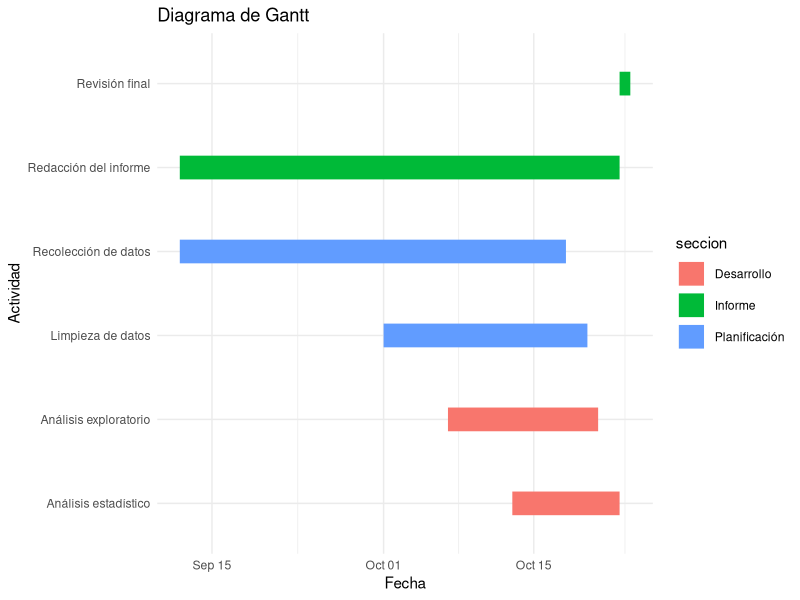
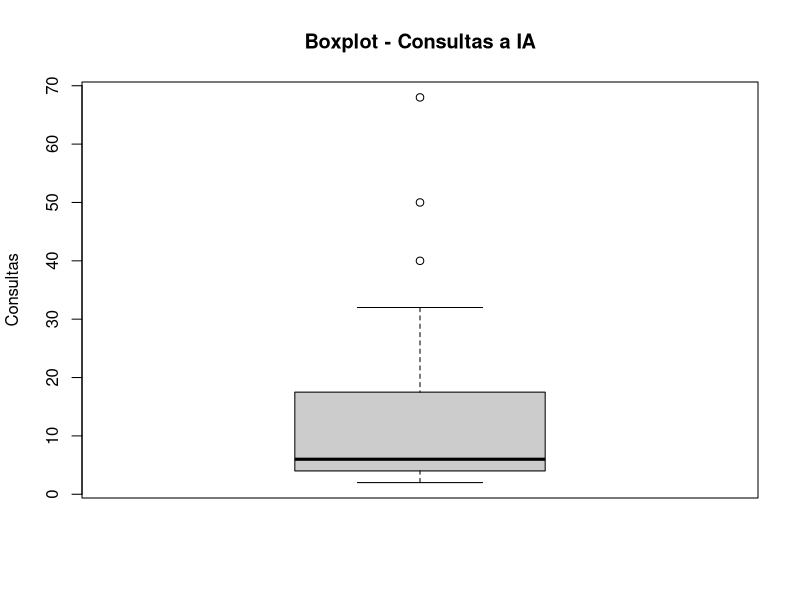
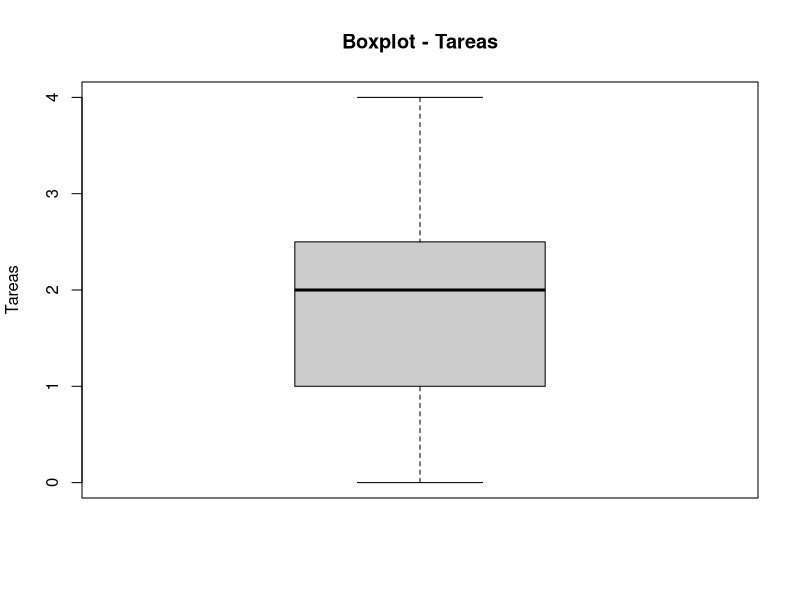
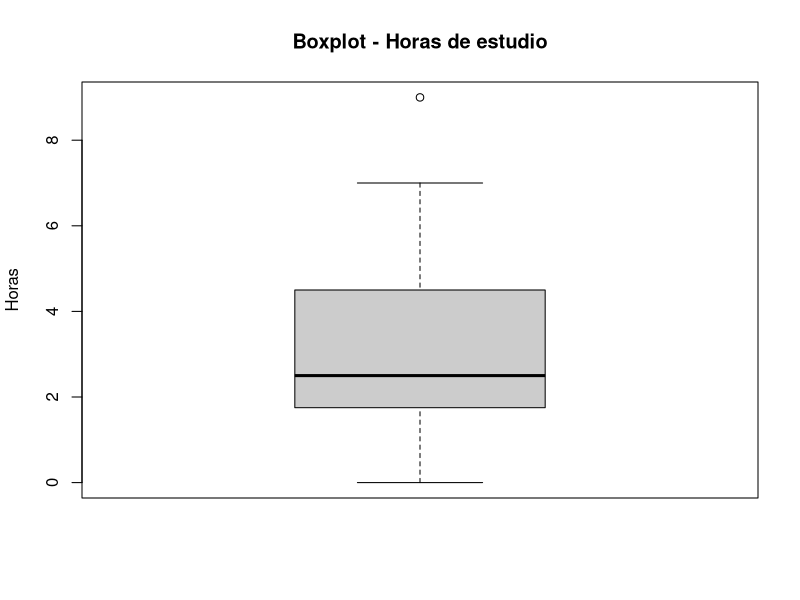
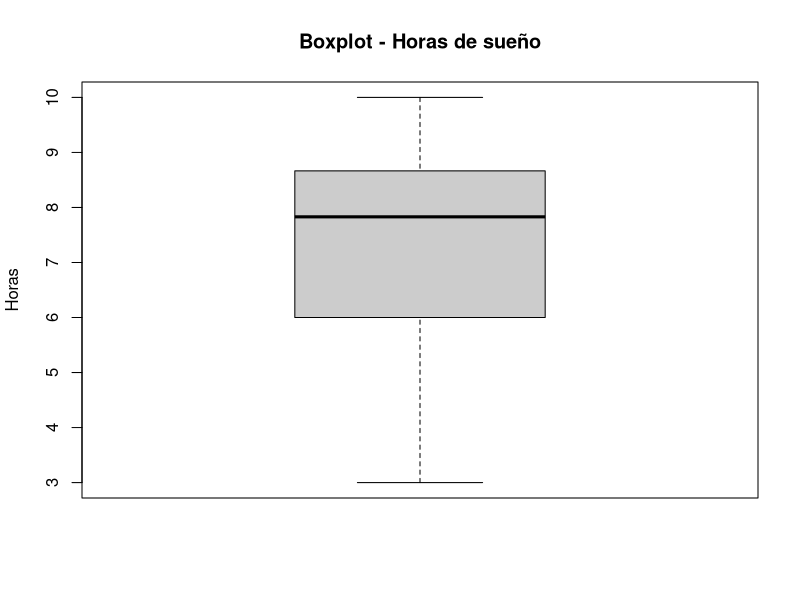
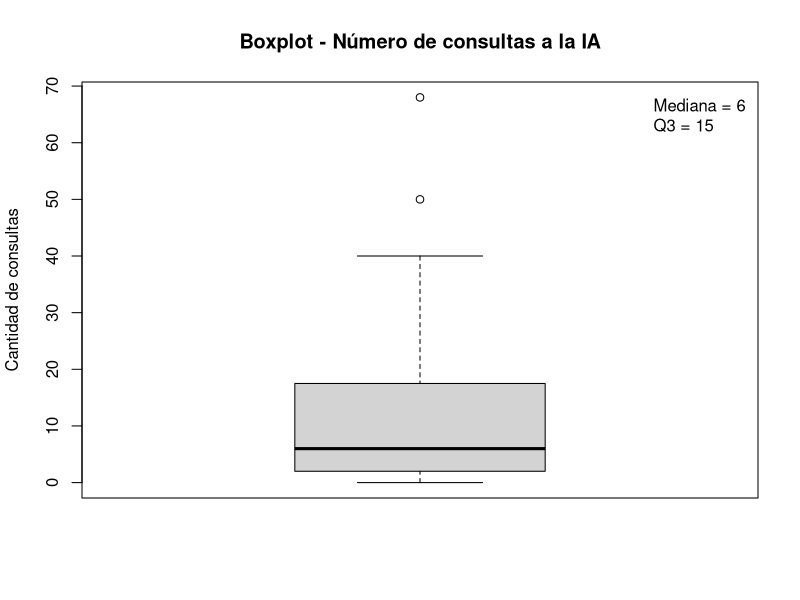
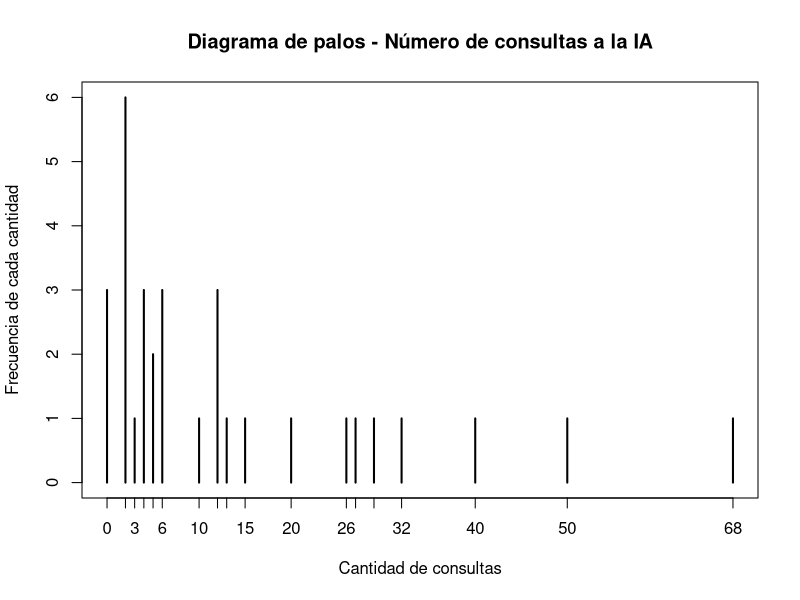
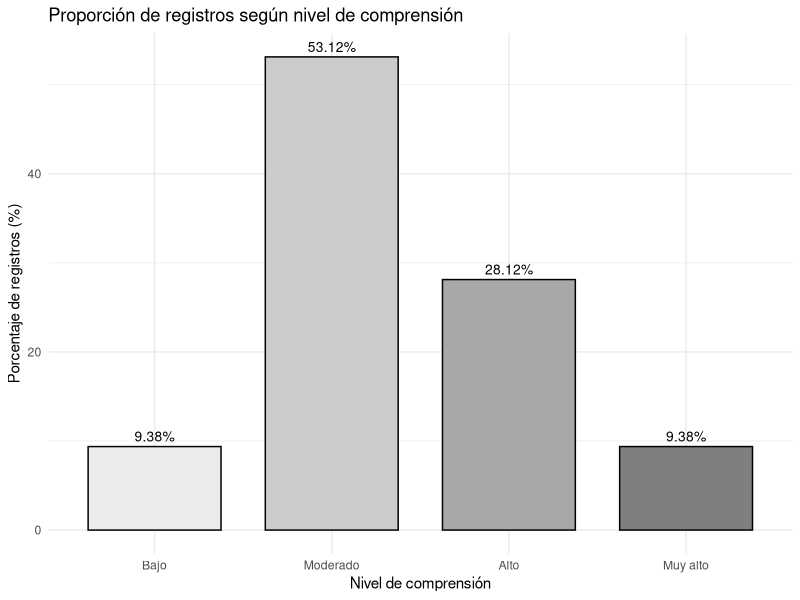

The R script that drew these images, in order:
## ---- chunk 1
library(readr)
library(dplyr)
library(tidyverse)
library(ggplot2)

tareas <- data.frame(
  tarea = c(
    "Recolección de datos",
    "Limpieza de datos",
    "Análisis exploratorio",
    "Análisis estadístico",
    "Redacción del informe",
    "Revisión final"
  ),
  inicio = as.Date(c(
    "2026-09-12", "2026-10-01", "2026-10-07", "2026-10-13", "2026-09-12", "2026-10-23"
  )),
  fin = as.Date(c(
    "2026-10-18", "2026-10-20", "2026-10-21", "2026-10-23", "2026-10-23", "2026-10-24"
  )),
  seccion = c(
    "Planificación",
    "Planificación",
    "Desarrollo",
    "Desarrollo",
    "Informe",
    "Informe"
  )
)

ggplot(tareas,
       aes(x = inicio,
           xend = fin,
           y = tarea,
           yend = tarea,
           color = seccion)) +
  geom_segment(linewidth = 8) +
  labs(title = "Diagrama de Gantt",
       x = "Fecha",
       y = "Actividad") +
  theme_minimal()
## ---- chunk 2
library(readr)
library(dplyr)
library(tidyverse)
library(ggplot2)

DF <- read_csv("RespuestasDiario.csv")
## ---- chunk 3
names(DF)
DFL <- DF
## ---- chunk 4
DFL %>% rename(hora = `Marca temporal`
               , consultas = `¿Cuántas consultas a una IA realizaste hoy?`
               , uso = `¿Cuál fue el uso principal que le diste a la IA hoy?`
               , satisfaccion = `¿Qué nivel de satisfacción tienes con tu avance académico de hoy?`
               , tareas = `¿En cuántas tareas de hoy el uso de la IA te ahorró tiempo?`
               , curso = `¿Cuál es el código del curso sobre el que hiciste la mayoría de tus consultas a la IA hoy?`
               , estudio = `¿Cuántas horas efectivas de estudio acumulaste el día de hoy?`
               , sueno = `¿Cuántas horas dormiste la noche pasada?`
               , comprension = `¿Qué nivel de comprensión tuviste de las actividades académicas que realizaste hoy?`
               , email = `Dirección de correo electrónico`) -> DFL
## ---- chunk 5
DFL <- DFL[, c("hora", "consultas", "uso", "satisfaccion", "tareas", "curso", "estudio", "sueno", "comprension", "email")]
names(DFL)
## ---- chunk 6
DFAuxiliar <- read_csv("CorreosGrupo.csv")
## ---- chunk 7
DFL <- inner_join(DFL, DFAuxiliar, by = "email")
## ---- chunk 8
dim(DFL)
head(DFL)
sapply(DFL, class)
## ---- chunk 9
colSums(is.na(DFL))
## ---- chunk 10
round(colSums(is.na(DFL)) / nrow(DFL) * 100, 2)
## ---- chunk 11
sum(DFL$consultas == 0, na.rm = TRUE)
## ---- chunk 12
sum(DFL$tareas == 0, na.rm = TRUE)
## ---- chunk 13
sum(DFL$estudio == 0, na.rm = TRUE)
## ---- chunk 14
sum(DFL$sueno == 0, na.rm = TRUE)
## ---- chunk 15
unique(DFL$comprension)
## ---- chunk 16
length(unique(DFL$sueno))
unique(DFL$sueno)
## ---- chunk 17
length(unique(DFL$estudio))
unique(DFL$estudio)
## ---- chunk 18
length(unique(DFL$curso))
## ---- chunk 19
length(unique(DFL$tareas))
sort(unique(DFL$tareas))
## ---- chunk 20
unique(DFL$satisfaccion)
## ---- chunk 21
length(unique(DFL$uso))
## ---- chunk 22
length(unique(DFL$consultas))
## ---- chunk 23

#Se hace el filtrado por horas teniendo en cuenta que se guarda en el formato de 24 horas por lo que solo acotamos desde 21.5 o sea 9:30 

DFL1<-DFL%>%filter(!(((hour(dmy_hms(hora)) + minute(dmy_hms(hora))/60) < 21.5))) %>% 

# en caso de superesswarnings es para evitar que arroje errores en consultas debido a que permite ingreso de datos vacíos por lo que se trata de convertir a numero y de ahí vemos si es NA e invirtiendo mediante ! para quedarnos con los que si cumplan eso  
  
filter(!is.na(suppressWarnings(as.numeric(consultas))), 

# Repetimos el mismo tipo de filtrado con respecto a la variable tareas, sueno y estudio 

!is.na(suppressWarnings(as.numeric(tareas))),                                   
!is.na(suppressWarnings(as.numeric(estudio))),                           !is.na(suppressWarnings(as.numeric(sueno))))%>% 
  
#verificamos que las consultas y tareas sean números enteros 

filter(as.numeric(consultas)%%1==0, 
       as.numeric(tareas)%%1==0)

## ---- chunk 24
  DF2<-DFL1%>%mutate(
  
  # se arma el primer filtro para normalizar uso
  uso_= chartr("áéíóúÁÉÍÓÚ", "aeiouAEIOU", tolower(uso)),
  
  # el segundo filtro para la búsqueda de palabras clave 
  usoC= str_detect(uso_,regex("\\b(ia|no|use|ningun[oa])\\b",ignore_case = TRUE)),
  
  # el tercer filtro ayuda a buscar datos no validos y validar los mismos
  cursoC = is.na(curso) | str_detect(curso, "^[ -]*$") | 
  str_detect(curso, "^[A-Za-z]{2}\\d{4}$"),
  
  # el cuarto filtro verifica las consultas y une con validacion de curso
  filtro=!usoC&cursoC&(as.numeric(consultas)>0|as.numeric(tareas)>0),
  
  # se aplica el filtro para cada dato relacionado
  uso = if_else(filtro, uso,NA_character_),
  
  consultas=if_else(filtro,consultas,NA_integer_),   
  
  tareas= if_else(filtro,tareas,NA_integer_),
  
  curso = if_else(filtro,curso,NA_character_)
  ) %>% select(-filtro, -usoC,-cursoC,-uso_)  
# después se borra las columnas auxiliares     
DF2$curso<-toupper(DF2$curso)
DF2$uso<-tolower(DF2$uso)
## ---- chunk 25
# Número de consultas a IA
boxplot(DF2$consultas,
        main = "Boxplot - Consultas a IA",
        ylab = "Consultas",
        col = "gray80")

boxplot.stats(DF2$consultas)$out
## ---- chunk 26
# Número de tareas donde la IA ahorró tiempo
boxplot(DF2$tareas,
        main = "Boxplot - Tareas",
        ylab = "Tareas",
        col = "gray80")

boxplot.stats(DF2$tareas)$out
## ---- chunk 27
# Horas efectivas de estudio
boxplot(DF2$estudio,
        main = "Boxplot - Horas de estudio",
        ylab = "Horas",
        col = "gray80")
        
boxplot.stats(DF2$estudio)$out
## ---- chunk 28
# Horas de sueño
boxplot(DF2$sueno,
        main = "Boxplot - Horas de sueño",
        ylab = "Horas",
        col = "gray80")

boxplot.stats(DF2$sueno)$out
## ---- chunk 29
# Variabilidad de las consultas
range(DF2$consultas, na.rm = TRUE)
var(DF2$consultas, na.rm = TRUE)
sd(DF2$consultas, na.rm = TRUE)
IQR(DF2$consultas, na.rm = TRUE)
sd(DF2$consultas, na.rm = TRUE) / mean(DF2$consultas, na.rm = TRUE)
## ---- chunk 30
# Variabilidad de las tareas
range(DF2$tareas, na.rm = TRUE)
var(DF2$tareas, na.rm = TRUE)
sd(DF2$tareas, na.rm = TRUE)
IQR(DF2$tareas, na.rm = TRUE)
sd(DF2$tareas, na.rm = TRUE) / mean(DF2$tareas, na.rm = TRUE)
## ---- chunk 31
# Variabilidad de las horas de estudio
range(DF2$estudio, na.rm = TRUE)
var(DF2$estudio, na.rm = TRUE)
sd(DF2$estudio, na.rm = TRUE)
IQR(DF2$estudio, na.rm = TRUE)
sd(DF2$estudio, na.rm = TRUE) / mean(DF2$estudio, na.rm = TRUE)
## ---- chunk 32
# Variabilidad de las horas de sueño
range(DF2$sueno, na.rm = TRUE)
var(DF2$sueno, na.rm = TRUE)
sd(DF2$sueno, na.rm = TRUE)
IQR(DF2$sueno, na.rm = TRUE)
sd(DF2$sueno, na.rm = TRUE) / mean(DF2$sueno, na.rm = TRUE)
## ---- chunk 33
# Frecuencia del principal uso de IA (de mayor a menor)
length(unique(na.omit(DF2$uso)))
head(sort(table(DF2$uso), decreasing = TRUE), 4)
round(head(sort(prop.table(table(DF2$uso)), decreasing = TRUE), 4) * 100, 2)
## ---- chunk 34
# Frecuencia del nivel de satisfacción
table(DF2$satisfaccion)
prop.table(table(DF2$satisfaccion)) * 100
## ---- chunk 35
# Frecuencia del nivel de comprensión (en su orden natural)
niveles <- c("Muy bajo", "Bajo", "Moderado", "Alto", "Muy alto")
table(factor(DF2$comprension, levels = niveles))
prop.table(table(factor(DF2$comprension, levels = niveles))) * 100
## ---- chunk 36
tabla_NA <- data.frame(
  Variable = names(DF2),
  Cantidad_NA = colSums(is.na(DF2)),
  Porcentaje_NA = round(colSums(is.na(DF2)) / nrow(DF2) * 100, 2),
  row.names = NULL
)
tabla_NA
## ---- chunk 37
#Revisamos si los NAs están en una mismo registro
table(rowSums(is.na(DF2)))
#Impacto si eliminamos los NAs
nrow(DF2)
nrow(na.omit(DF2))
round((1 - nrow(na.omit(DF2)) / nrow(DF2)) * 100, 2)
## ---- chunk 38
# DF2 sale de DFL1 sin filtrar filas, recuperamos de DFL1 los valores que el Paso 3 convirtió a NA
nrow(DFL1) == nrow(DF2)

diagnostico <- DF2 %>%
  mutate(
    # Valores originales, antes del Paso 3
    consultas_orig = as.numeric(DFL1$consultas),
    tareas_orig    = as.numeric(DFL1$tareas),
    uso_orig       = as.character(DFL1$uso),
    curso_orig     = as.character(DFL1$curso),

    # ¿El estudiante declaró alguna actividad con IA ese día?
    hubo_actividad = consultas_orig > 0 | tareas_orig > 0,

    # Motivo por el que el registro quedó incompleto
    motivo = case_when(
      !is.na(uso)     ~ "Completo",
      !hubo_actividad ~ "Sin uso de IA",
      consultas_orig == 0 & is.na(uso_orig) ~ "Sin uso de IA",
      TRUE            ~ "Curso fuera de formato"
    )
  )

table(diagnostico$motivo)
## ---- chunk 39
# Perfil de cada grupo según las consultas que realmente declararon
diagnostico %>%
  filter(motivo != "Completo") %>%
  group_by(motivo) %>%
  summarise(
    n = n(),
    consultas_min   = min(consultas_orig),
    consultas_max   = max(consultas_orig),
    consultas_media = round(mean(consultas_orig), 1)
  )
## ---- chunk 40
DF_GesNulos <- diagnostico %>%
  mutate(
    #Indicador de uso de IA, según el motivo y no según si había NA
    uso_ia = factor(if_else(motivo != "Sin uso de IA", "Usó IA", "No usó IA"),
                    levels = c("Usó IA", "No usó IA")),

    # Si no usó IA, el valor verdadero es 0 
    # Cuantitativas discretas: 
    consultas = if_else(motivo == "Sin uso de IA", 0, consultas_orig),
    consultas= as.integer(consultas),
    tareas    = if_else(motivo == "Sin uso de IA", 0, tareas_orig),
    tareas= as.integer(tareas),
    # Cualitativa nominal
    uso   = if_else(motivo == "Sin uso de IA", "No usó IA", uso_orig),
    uso = factor(uso,levels=unique(uso)),
    

  # Solo el curso se marca como inválido; el resto de datos se conserva
    curso = case_when(
      motivo == "Sin uso de IA"          ~ "No aplica",
      motivo == "Curso fuera de formato" ~ "Sin código válido",
      TRUE                               ~ curso_orig
    ),
      curso = factor(curso,levels=unique(curso)),

    # Cuantitativas continuas
    estudio = as.numeric(estudio),
    sueno   = as.numeric(sueno),

    # Ordinal con levels
    comprension = factor(comprension,
                         levels = c("Muy bajo", "Bajo", "Moderado", "Alto", "Muy alto"),
                         ordered = TRUE),

    satisfaccion = factor(satisfaccion, levels = 1:5, ordered = TRUE),

    # Identificador
    Grupo = factor(Grupo)
  ) %>%
# Se borran las columnas que solo sirvieron para el diagnóstico
  select(-consultas_orig, -tareas_orig, -uso_orig, -curso_orig,
         -hubo_actividad, -motivo)
## ---- chunk 41
# Verificamos que no quede ningún NA ni se hayan perdido filas
sum(is.na(DF_GesNulos))
nrow(DF_GesNulos)
table(DF_GesNulos$uso_ia)
## ---- chunk 42
DF3 <- DF_GesNulos %>%
  select(consultas, uso, satisfaccion, tareas, curso,
         estudio, sueno, comprension, uso_ia)

    dim(DF3)
    sapply(DF3, function(x) class(x)[1])
    sum(is.na(DF3))
## ---- chunk 43
# Cuántas observaciones sobreviven a cada etapa del proceso
trazabilidad <- data.frame(
  Etapa = c("Base cruda (DF)", "Subset y join (DFL)", "Normalización (DFL1)",
            "Criterios (DF2)", "Gestión de nulos (DF3)"),
  Observaciones = c(nrow(DF), nrow(DFL), nrow(DFL1), nrow(DF2), nrow(DF3))
)
# Qué porcentaje de la base original representa cada etapa
trazabilidad$Retencion <- round(trazabilidad$Observaciones / nrow(DF) * 100, 2)
trazabilidad
## ---- chunk 44
# Mismo diagnóstico del Paso 1, ahora sobre la base limpia.
radiografia <- data.frame(
  Variable = names(DF3),
  Tipo = sapply(DF3, function(x) class(x)[1]),
  NA_total = colSums(is.na(DF3)),
  Porcentaje_NA = round(colSums(is.na(DF3)) / nrow(DF3) * 100, 2),
  Unicos = sapply(DF3, function(x) length(unique(x))),
  row.names = NULL
)
radiografia
## ---- chunk 45
# Conteo de ceros en cada numérica
sum(DF3$consultas == 0)
sum(DF3$tareas == 0)
sum(DF3$estudio == 0)
sum(DF3$sueno == 0)
## ---- chunk 46
# Verificamos que ninguna numérica se salga de los rangos del codebook.

data.frame(
  Variable = c("consultas", "tareas", "estudio", "sueno"),
  Restriccion = c("x >= 0", "x >= 0", "x >= 0", "0 <= x <= 24"),
  Minimo = c(min(DF3$consultas), min(DF3$tareas), min(DF3$estudio), min(DF3$sueno)),
  Maximo = c(max(DF3$consultas), max(DF3$tareas), max(DF3$estudio), max(DF3$sueno)),
  Cumple = c(all(DF3$consultas >= 0), all(DF3$tareas >= 0), all(DF3$estudio >= 0),
             all(DF3$sueno >= 0 & DF3$sueno <= 24))
)
## ---- chunk 47
# Filas idénticas en todas sus columnas
sum(duplicated(DF_GesNulos))
# El diseño es longitudinal, cada estudiante debe tener un solo registro por día.
DF_GesNulos %>%
  mutate(fecha = substr(hora, 1, 10)) %>%
  count(email, fecha) %>%
  filter(n > 1)
## ---- chunk 48
# Observaciones limpias que aportó cada grupo
DF_GesNulos %>% count(Grupo)
## ---- chunk 49
# Filtro sobre nuestro grupo
GRUPO <- 6
DF3_grupo <- DF_GesNulos %>% filter(Grupo == GRUPO)

nrow(DF3_grupo)
DF3_grupo %>% count(email)
## ---- chunk 50
n_distinct(DF_GesNulos$email)
## ---- chunk 51
sd(DF3$consultas, na.rm = T) / abs(mean(DF3$consultas, na.rm = T))
## ---- chunk 52
boxplot(DF3$consultas,
        main = "Boxplot - Número de consultas a la IA",
        ylab = "Cantidad de consultas")
legend("topright",
       legend = paste("Mediana =", median(DF3$consultas, na.rm = TRUE), "\nQ3 =", quantile(DF3$consultas, 0.75, na.rm = T, type = 3)), bty = "n")
## ---- chunk 53
plot(table(DF3$consultas),
        main = "Diagrama de palos - Número de consultas a la IA",
        xlab = "Cantidad de consultas",
        ylab = "Frecuencia de cada cantidad")
## ---- chunk 54
table(DF3$comprension)
round(prop.table(table(DF3$comprension)) * 100, 2)
round(cumsum(prop.table(table(DF3$comprension))) * 100, 2)
## ---- chunk 55
DF3 %>%
  count(comprension) %>%
  mutate(p = n / sum(n) * 100) %>%
  ggplot(aes(x = comprension, y = p, fill = comprension)) +
  geom_col(color = "black", width = 0.75) +
  geom_text(aes(label = paste0(round(p, 2), "%")), vjust = -0.5, size = 3.5) +
  scale_fill_manual(values = c("gray92", "gray80", "gray66", "gray50", "gray35")) +
  labs(title = "Proporción de registros según nivel de comprensión",
       x = "Nivel de comprensión", y = "Porcentaje de registros (%)") +
  theme_minimal() +
  theme(legend.position = "none")
## ---- chunk 56
summary(DF3$sueno)
round(sd(DF3$sueno),2)
IQR(DF3$sueno)
round(sd(DF3$sueno) / mean(DF3$sueno),2) #CV
## ---- chunk 57
boxplot(DF3$sueno,
        main = "Horas de sueño",
        ylab = "Horas",
        col = "gray80")
## ---- chunk 58
hist(DF3$sueno,
     main = "Horas de sueño",
     xlab = "Horas",
     col = "gray80",
     ylab = "Frecuencia")
axis(1, at = 0:ceiling(max(DF3$sueno)))
abline(v = mean(DF3$sueno, na.rm = TRUE), col = "firebrick", lwd = 2, lty = 2)
legend("topright",
       legend = paste("Media =", round(mean(DF3$sueno, na.rm = TRUE), 2)),
       col = "firebrick", lty = 2, lwd = 2, bty = "n")
## ---- chunk 59
boxplot(consultas ~ satisfaccion, data = DF3,
        main = "Nivel de satisfacción vs Número de consultas",
        xlab = "Nivel de satisfacción",
        ylab = "Cantidad de consultas",
        varwidth = T)
## ---- chunk 60
quantile(DF3$consultas[DF3$satisfaccion == 3], 0.3, na.rm = T, type = 3)
quantile(DF3$consultas[DF3$satisfaccion == 4], 0.3, na.rm = T, type = 3)
quantile(DF3$consultas[DF3$satisfaccion == 5], 0.3, na.rm = T, type = 3)
## ---- chunk 61
cor.test(DF3$consultas,DF3$estudio,method="spearman")
## ---- chunk 62
ggplot(DF3, aes(x = consultas, y = estudio)) +
  geom_point(color = "navy", size = 2.5) +
  labs(
    title = "Consultas vs. horas de estudio",
    x = "Consultas a la IA",
    y = "Horas de estudio"
  )
## ---- chunk 63
DFC <- DF3[DF3$uso_ia == "Usó IA", ]
DFC$curso <- toupper(DFC$curso)
DFC$uso <- as.character(DFC$uso)
DFC <- DFC[DFC$curso %in% c("CC1105", "CS2031", "CC2101", "CS2013"), ]
DFC <- DFC[DFC$uso %in% c("Resolver ejercicios", "Resumir", "Programar", "Redactar"), ]
nrow(DFC)
## ---- chunk 64
tabla <- table(DFC$curso, DFC$uso)
tabla
round(prop.table(tabla, 1) * 100, 2)
## ---- chunk 65
DFC %>%
  count(curso, uso) %>%
  group_by(curso) %>%
  mutate(p = n / sum(n) * 100) %>%
  ggplot(aes(x = curso, y = p, fill = uso)) +
  geom_col(width = 0.75) +
  geom_text(aes(label = paste0(round(p, 1), "%")),
            position = position_stack(vjust = 0.5), size = 3) +
  scale_fill_manual(values = c("gray92", "gray78", "gray64", "gray50")) +
  labs(title = "Proporción de usos de la IA según el curso",
       x = "Curso", y = "Porcentaje de registros (%)", fill = "Uso principal") +
  theme_minimal()
## ---- chunk 66
DF3 %>%
  filter(uso_ia == "Usó IA") %>%
  mutate(
    uso_g = if_else(uso %in% c("Resolver ejercicios", "Resumir",
                                "Programar", "Redactar", "No usó IA"),
                     as.character(uso), "Otros"),
    ahorro = if_else(tareas == 0, "Sin tareas ahorradas", "Con tareas ahorradas")
  ) %>%
  count(uso_g, ahorro) %>%
  tidyr::pivot_wider(names_from = ahorro, values_from = n, values_fill = 0) %>%
  {
    tabla <- .[, c("uso_g", "Sin tareas ahorradas", "Con tareas ahorradas")]
    m <- t(as.matrix(tabla[, -1]))
    colnames(m) <- tabla$uso_g
    barplot(m,
            main = "Tareas ahorradas según el uso de IA",
            ylab = "Cantidad de registros",
            xlab = "Uso principal",
            col = c("gray85", "gray45"))
    legend("topleft",
           legend = c("Sin ahorro", "Con ahorro"),
           fill = c("gray85", "gray45"),
           cex = 0.8)
  }
## ---- chunk 67
DF3 %>%
  filter(uso_ia == "Usó IA") %>%
  mutate(uso_g = if_else(uso %in% c("Resolver ejercicios", "Resumir",
                                     "Programar", "Redactar", "No usó IA"),
                          as.character(uso), "Otros")) %>%
  group_by(uso_g) %>%
  summarise(
    registros   = n(),
    ta_ahorrada = round(mean(tareas > 0, na.rm = TRUE) * 100,2),

  ) %>%
  rename(Uso = uso_g)
## ---- chunk 68
boxplot(sueno ~ comprension, data = DF3,
        main = "Sueño según comprensión",
        xlab = "Comprensión",
        ylab = "Horas de sueño",
        col = c("gray92", "gray80", "gray66", "gray50", "gray35"))
abline(h = mean(DF3$sueno, na.rm = TRUE), col = "firebrick", lwd = 2, lty = 2)
legend("topright",
       legend = paste("Media =", round(mean(DF3$sueno, na.rm = TRUE), 2)),
       col = "firebrick", lty = 2, lwd = 2, bty = "n")
## ---- chunk 69
DF3%>%group_by(comprension)%>% summarise(n=n(),
    Q1= quantile(sueno, 0.25, na.rm = TRUE),
    Mediana = quantile(sueno, 0.5 ,na.rm = TRUE),
    Q3= quantile(sueno, 0.75, na.rm = TRUE),
    RIC     = IQR(sueno, na.rm = TRUE),
    Media = mean(sueno,na.rm=TRUE),
    CV = (sd(sueno,na.rm=TRUE)/mean(sueno,na.rm=TRUE))
                                         )
## ---- chunk 70
GRUPO <- 6
DF3_grupo <- DF_GesNulos %>% filter(Grupo == GRUPO)
nrow(DF3_grupo)
## ---- chunk 71
consultas_cat <- cut(DF3$consultas,
                     breaks = c(0, 1, 11, 21, 31, Inf),
                     right = FALSE,
                     labels = c("Sin uso", "Bajo", "Moderado",
                                "Frecuente", "Muy frecuente"))

frec_con <- table(consultas_cat)
prob_con <- prop.table(frec_con)
frec_con
round(prob_con, 4)
## ---- chunk 72
sum(prob_con)
## ---- chunk 73
barplot(prob_con,
        main = "Probabilidad empírica del nivel de uso de IA",
        xlab = "Nivel de uso (según número de consultas)",
        ylab = "Probabilidad",
        col = "gray70",
        ylim = c(0, 0.6))
## ---- chunk 74
frec_sat <- table(DF3$satisfaccion)
prob_sat <- prop.table(frec_sat)
frec_sat
round(prob_sat, 4)
## ---- chunk 75
sum(prob_sat)
## ---- chunk 76
barplot(prob_sat,
        main = "Probabilidad empírica de la variable satisfacción",
        xlab = "Nivel de satisfacción (1 = muy baja, 5 = muy alta)",
        ylab = "Probabilidad",
        col = "gray70",
        ylim = c(0, 0.6))
## ---- chunk 77
P_A = nrow(DF3 %>% filter(comprension == "Alto")) / nrow(DF3)
paste("Probabilidad de A:", P_A)
## ---- chunk 78
P_B = nrow(DF3 %>% filter(5 <= consultas & consultas <= 15)) / nrow(DF3)
paste("Probabilidad de B:", P_B)
## ---- chunk 79
P_A_dado_B = nrow(DF3 %>% filter(5 <= consultas & consultas <= 15 & comprension == "Alto")) / nrow(DF3 %>% filter(5 <= consultas & consultas <= 15))

P_A_dado_B
## ---- chunk 80
P_A_inter_B<- nrow(DF3 %>% filter(5 <= consultas & consultas <= 15 & comprension == "Alto")) / nrow(DF3)
round(P_A_inter_B,2) == round(P_A* P_B,2)
round(P_A_inter_B,3) == round(P_A* P_B,3)
P_A_dado_B==P_A
## ---- chunk 81

P_A_U_B<-P_A+P_B-P_A_inter_B
P_A_comp<-1-P_A
P_B_comp<-1-P_B

#leyes de morgan

P_A_U_B_comp<-1-P_A_U_B
P_A_inter_B_comp<-1-P_A_inter_B
P_A_U_B
P_A_comp
P_B_comp
P_A_U_B_comp
P_A_inter_B_comp
## ---- chunk 82
P_B_dado_A = nrow(DF3 %>% filter(5 <= consultas & consultas <= 15 & comprension == "Alto")) / nrow(DF3 %>% filter(comprension == "Alto"))

P_B_dado_A
## ---- chunk 83
P_B_dado_noA = nrow(DF3 %>% filter(5 <= consultas & consultas <= 15 & comprension != "Alto")) / nrow(DF3 %>% filter(comprension != "Alto"))

P_B_dado_noA
## ---- chunk 84
( P_B_dado_A * P_A ) / ( P_B_dado_A * P_A + P_B_dado_noA * P_A_comp)
## ---- chunk 85
P_A_dado_B
## ---- chunk 86
exito <- DF3$consultas > 20
p <- mean(exito)
q <- 1 - p
## ---- chunk 87
N <- length(exito)
k_all <- 1:N
pmf <- dgeom(k_all - 1, p)
cdf_izq <- pgeom(k_all - 1, p)        # P(X <= k)
cdf_der <- q^(k_all - 1)              # P(X >= k)
sum(pmf)                              # validación: ≈ 1

espera <- diff(c(0, which(exito)))
ks <- 1:20
emp <- sapply(ks, function(i) mean(espera == i))

par(mfrow = c(1, 2))

# Distribución completa (1 a N)
plot(k_all, pmf, type = "h", xlab = "k", ylab = "P(X = k)",
     main = "Distribución completa (1 a N)")

## ---- chunk 88
# Zoom: teórica vs. empírica
plot(ks, pmf[ks], type = "h", lwd = 3, xlab = "k", ylab = "P(X = k)",
     ylim = c(0, max(pmf[ks], emp)),
     main = "Zoom: teórica vs. empírica")
points(ks, emp, pch = 16, col = "firebrick")
abline(v = 1/p, lty = 2, col = "gray40")
legend("topright", legend = c("Teórica", "Empírica", "E(X)"),
       lty = c(1, NA, 2), pch = c(NA, 16, NA),
       col = c("black", "firebrick", "gray40"), bty = "n")

par(mfrow = c(1, 1))
## ---- chunk 89
# Acumulada hacia la izquierda
plot(ks, cdf_izq[ks], type = "s", xlab = "k", ylab = "P(X <= k)",
     main = "Acumulada hacia la izquierda")
## ---- chunk 90
# Acumulada hacia la derecha
plot(ks, cdf_der[ks], type = "s", xlab = "k", ylab = "P(X >= k)",
     main = "Acumulada hacia la derecha")
## ---- chunk 91
data.frame(k = ks, `P(X=k)` = round(pmf[ks], 4), empirica = round(emp, 4),
           `P(X<=k)` = round(cdf_izq[ks], 4), `P(X>=k)` = round(cdf_der[ks], 4),
           check.names = FALSE)
## ---- chunk 92
n_tar <- 10
p_tar <- mean(DF3$tareas >= 3)
p_tar
## ---- chunk 93
E_tar <- n_tar * p_tar
V_tar <- n_tar * p_tar * (1 - p_tar)
SD_tar <- sqrt(V_tar)
CV_tar <- SD_tar / E_tar
## ---- chunk 94
dbinom(3, n_tar, p_tar)
## ---- chunk 95
pbinom(2, n_tar, p_tar)
## ---- chunk 96
set.seed(6)
mezcla <- sample(DF3$tareas)
n_grupos <- floor(length(mezcla) / 10)
grupos <- matrix(mezcla[1:(n_grupos * 10)] >= 3, nrow = 10)
exitos <- colSums(grupos)
mean(exitos)
## ---- chunk 97
teorica <- dbinom(0:10, n_tar, p_tar)
empirica <- table(factor(exitos, levels = 0:10)) / length(exitos)

barplot(rbind(teorica, empirica),
        beside = TRUE,
        names.arg = 0:10,
        col = c("gray40", "gray80"),
        legend.text = c("Binomial", "Datos"),
        main = "Binomial vs. datos",
        xlab = "Número de registros con 3 o más tareas (de 10)",
        ylab = "Probabilidad")
## ---- chunk 98
N <- length(DF3$tareas >= 3)
k_all <- 1:N
pmf <- dbinom(k_all - 1, n_tar, p_tar)

par(mfrow = c(1, 2))

# Distribución completa (1 a N)
plot(k_all, pmf, type = "h", xlab = "k", ylab = "P(X = k)",
     main = "Distribución completa (1 a N)")

## ---- chunk 99
#Datos basicos 
media_ <- mean(DF3$sueno,na.rm=TRUE)
mediana_<-median(DF3$sueno,na.rm=TRUE)
var_<-var(DF3$sueno,na.rm=TRUE)
sd_ <- sd(DF3$sueno,na.rm=TRUE)
lambda_ <- 1 / media_  
min_ <- min(DF3$sueno,na.rm=TRUE)
max_ <- max(DF3$sueno,na.rm=TRUE)

cv_<-(sd_/media_)*100

# con probability= TRUE sirve para el cambio de escala para que represente la densidad de probabilidad 

hist(DF3$sueno, probability = TRUE, col = "lightgray", border = "white", 
     main = "Distribuciones Continuas",
     xlab = "Horas de sueño", ylab = "Densidad" )


# Normal

#el uso de dnorm() es la funcion de densidad de la probabilidad normal el cual usa x que es la variable independiente, despues el caso de from y to definen los limites de calculo y dibujo

curve(dnorm(x, mean = media_, sd = sd_), col = "forestgreen", lwd = 2, add = TRUE, from = min_, to = max_)

# Exponencial

# el uso de lambda es debido a la teoria que relaciona la media y la tasa 

curve(dexp(x, rate = lambda_), col = "dodgerblue", lwd = 2, add = TRUE, from = min_, to = max_)

# Uniforme 

# El uso de min y max es debido a la propia formula de la densidad de probabilidad 

curve(dunif(x, min = min_, max = max_), col = "purple", lwd = 2, add = TRUE, from = min_, to = max_)

legend("topright", legend = c("Distribución Normal", "Distribucion Exponencial", "Distribucion Uniforme"),
       col = c("forestgreen", "dodgerblue","purple"), lty=1, lwd=2)
## ---- chunk 100
#simetria
mediana_
media_
## ---- chunk 101
cv_
## ---- chunk 102
max_-min_
sd_*sqrt(12)

sd_^2
((max_-min_)^2)/12
## ---- chunk 103
sd_
media_
## ---- chunk 104
prob_4_teo<-pnorm(q=4,mean=media_, sd=sd_)
prob_4_teo
## ---- chunk 105
prob_4_empirica<-mean(DF3$sueno<=4,na.rm=TRUE)
prob_4_empirica

prob_4_empirica-prob_4_teo
## ---- chunk 106
estudio <- DF3$estudio

media_estudio <- mean(estudio, na.rm = TRUE)
min_estudio <- min(estudio, na.rm = TRUE)
max_estudio <- max(estudio, na.rm = TRUE)
prom_estudio <- mean(estudio, na.rm = TRUE)
std_estudio <- sd(estudio, na.rm = TRUE)
lambda_estudio <- 1 / media_estudio

hist(estudio, probability = TRUE,
     main = "Distribuciones Continuas VS Densidad Muestral",
     xlab = "Número de horas diarias de estudio", ylab = "Densidad muestral")

# Normal
curve(dnorm(x, mean = media_estudio, sd = std_estudio), col = "forestgreen", lwd = 2, add = TRUE, from = min_estudio, to = max_estudio)

# Exponencial
curve(dexp(x, rate = lambda_estudio), col = "dodgerblue", lwd = 2, add = TRUE, from = min_estudio, to = max_estudio)

# Uniforme
curve(dunif(x, min = min_estudio, max = max_estudio), col = "purple", lwd = 2, add = TRUE, from = min_estudio, to = max_estudio)

legend("topright", legend = c("Distribución Normal", "Distribución Exponencial", "Distribución Uniforme"),
       col = c("forestgreen", "dodgerblue", "purple"), lwd = c(3, 3, 3), lty = c(1, 1, 1))
## ---- chunk 107
paste("Esperanza Uniforme:", (min_estudio + max_estudio) / 2)
paste("Promedio Muestral:", prom_estudio)
## ---- chunk 108
paste("Varianza Uniforme:", (max_estudio - min_estudio)^2 / 12)
paste("Varianza Muestral:", std_estudio^2)
## ---- chunk 109
median(estudio, na.rm = T)
prom_estudio
## ---- chunk 110
paste("Esperanza Exponencial:", 1 / lambda_estudio)
paste("Promedio Muestral:", prom_estudio)
## ---- chunk 111
paste("Varianza Exponencial:", 1 / lambda_estudio^2)
paste("Varianza Muestral:", std_estudio^2)
## ---- chunk 112
pexp(8, lambda_estudio) - pexp(5, lambda_estudio)
## ---- chunk 113
nrow(DF3 %>% filter(5 < estudio & estudio <= 8)) / nrow(DF3)
